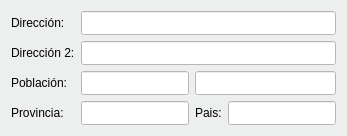
      <widget class="QWidget" name="tab_3">
       <property name="sizePolicy">
        <sizepolicy hsizetype="Preferred" vsizetype="Minimum">
         <horstretch>0</horstretch>
         <verstretch>0</verstretch>
        </sizepolicy>
       </property>
       <property name="styleSheet">
        <string notr="true">background-color: #ecefed;</string>
       </property>
       <attribute name="title">
        <string>Dirección</string>
       </attribute>
       <layout class="QGridLayout" name="gridLayout_12">
        <item row="0" column="0">
         <layout class="QGridLayout" name="gridLayout_2">
          <item row="0" column="0">
           <widget class="QLabel" name="label_5">
            <property name="text">
             <string>Dirección:</string>
            </property>
           </widget>
          </item>
          <item row="1" column="0">
           <widget class="QLabel" name="label_6">
            <property name="text">
             <string>Dirección 2:</string>
            </property>
           </widget>
          </item>
          <item row="2" column="0">
           <widget class="QLabel" name="label_7">
            <property name="text">
             <string>Población:</string>
            </property>
           </widget>
          </item>
          <item row="2" column="1">
           <widget class="QLineEdit" name="txtcCp">
            <property name="sizePolicy">
             <sizepolicy hsizetype="Preferred" vsizetype="Fixed">
              <horstretch>0</horstretch>
              <verstretch>0</verstretch>
             </sizepolicy>
            </property>
            <property name="minimumSize">
             <size>
              <width>73</width>
              <height>24</height>
             </size>
            </property>
            <property name="maximumSize">
             <size>
              <width>490</width>
              <height>16777215</height>
             </size>
            </property>
            <property name="styleSheet">
             <string notr="true">background-color: rgb(255, 255, 255);</string>
            </property>
           </widget>
          </item>
          <item row="2" column="2" colspan="2">
           <widget class="QLineEdit" name="txtcPoblacion">
            <property name="sizePolicy">
             <sizepolicy hsizetype="Expanding" vsizetype="Fixed">
              <horstretch>0</horstretch>
              <verstretch>0</verstretch>
             </sizepolicy>
            </property>
            <property name="minimumSize">
             <size>
              <width>0</width>
              <height>24</height>
             </size>
            </property>
            <property name="styleSheet">
             <string notr="true">background-color: rgb(255, 255, 255);</string>
            </property>
           </widget>
          </item>
          <item row="3" column="0">
           <widget class="QLabel" name="label_13">
            <property name="text">
             <string>Provincia:</string>
            </property>
           </widget>
          </item>
          <item row="3" column="1">
           <widget class="QLineEdit" name="txtcProvincia">
            <property name="minimumSize">
             <size>
              <width>0</width>
              <height>24</height>
             </size>
            </property>
            <property name="maximumSize">
             <size>
              <width>133</width>
              <height>16777215</height>
             </size>
            </property>
            <property name="styleSheet">
             <string notr="true">background-color: rgb(255, 255, 255);</string>
            </property>
           </widget>
          </item>
          <item row="3" column="2">
           <widget class="QLabel" name="label_14">
            <property name="text">
             <string>Pais:</string>
            </property>
           </widget>
          </item>
          <item row="3" column="3">
           <widget class="QLineEdit" name="txtcPais">
            <property name="minimumSize">
             <size>
              <width>83</width>
              <height>24</height>
             </size>
            </property>
            <property name="styleSheet">
             <string notr="true">background-color: rgb(255, 255, 255);</string>
            </property>
           </widget>
          </item>
          <item row="0" column="1" colspan="3">
           <widget class="QLineEdit" name="txtcDireccion">
            <property name="minimumSize">
             <size>
              <width>0</width>
              <height>24</height>
             </size>
            </property>
            <property name="styleSheet">
             <string notr="true">background-color: rgb(255, 255, 255);</string>
            </property>
           </widget>
          </item>
          <item row="1" column="1" colspan="3">
           <widget class="QLineEdit" name="txtcDireccion2">
            <property name="minimumSize">
             <size>
              <width>0</width>
              <height>24</height>
             </size>
            </property>
            <property name="styleSheet">
             <string notr="true">background-color: rgb(255, 255, 255);</string>
            </property>
           </widget>
          </item>
         </layout>
        </item>
       </layout>
      </widget>
